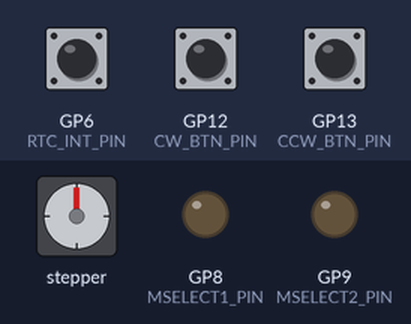
Bench run of a sketch on a simulated Raspberry Pi Pico. On the bench: stepper motor, output pins drawn as LEDs (lit = HIGH). Wiring (inferred from the names in the program): stepper motor driver (32 steps per turn assumed): step GP10; direction GP11; enable GP7. The inputs (shaded band) are chosen by the test bench; at power-on: GP12 (CW_BTN_PIN) HIGH, GP6 (RTC_INT_PIN) HIGH, GP13 (CCW_BTN_PIN) HIGH. Pins used as bus, display or sensor lines are not drawn.

Above: at 1.8 s.
1.9 s: GP12 (CW_BTN_PIN) pulled LOW for 1 s
At 3.2 s:
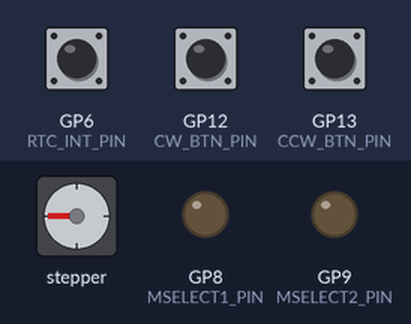
4.4 s: GP12 (CW_BTN_PIN) pulled LOW for 1 s
At 6.3 s:
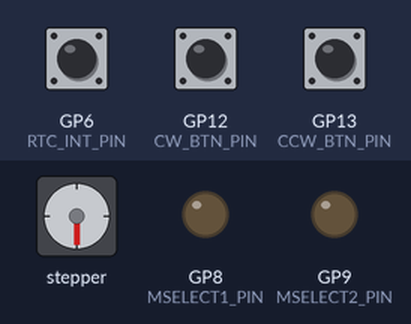
6.9 s: GP12 (CW_BTN_PIN) pulled LOW for 1 s
At 8.2 s:
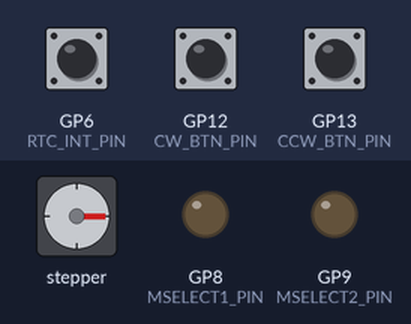
9.4 s: GP6 (RTC_INT_PIN) pulled LOW for 0.15 s
At 10.4 s:
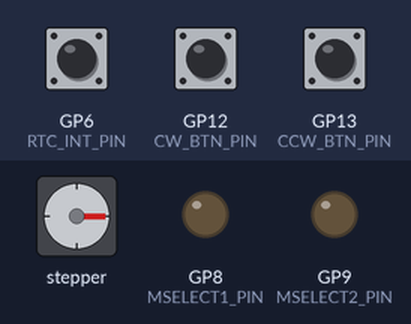
12.5 s: GP13 (CCW_BTN_PIN) pulled LOW for 3.2 s
17.2 s: GP6 (RTC_INT_PIN) pulled LOW for 1 s
At 22.13 s:
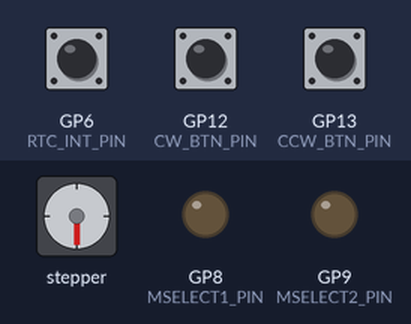
Timing chart, 0 to 22.2 s (numbered marks = the images above; inputs shaded):
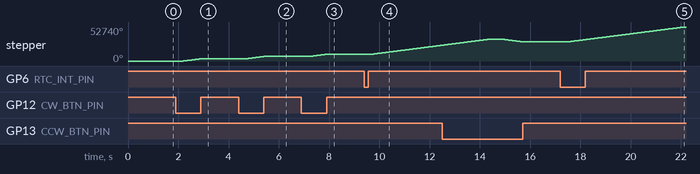

The sketch:

mystery-clock-tmc.ino
```cpp
// (licence header left out)
///////////////////////////////////////////////////////////////////////////////
//
//   LIBRARIES, CONSTANTS, AND VARIABLES
//
///////////////////////////////////////////////////////////////////////////////

// Library headers
#include <SPI.h>
#include <SparkFunDS3234RTC.h>

// Constants for controller board pins
const int ENABLE_PIN   = 7;   // Motor driver: enable, active LOW
const int MSELECT1_PIN = 8;   // Motor driver: microstep configuration
const int MSELECT2_PIN = 9;   // Motor driver: microstep configuration
const int STEP_PIN     = 10;  // Motor driver: step motor, active on rising edge
const int DIR_PIN      = 11;  // Motor driver: motor direction
const int SCK_PIN      = 2;   // RTC: serial clock
const int PICO_PIN     = 3;   // RTC: peripheral in, controller out
const int POCI_PIN     = 4;   // RTC: peripheral out, controller in
const int RTC_CS_PIN   = 5;   // RTC: chip select (-CS)
const int RTC_INT_PIN  = 6;   // RTC: interrupt output(-INT/SQW)
const int CW_BTN_PIN   = 12;  // Button for moving hands counterclockwise; connected to GND
const int CCW_BTN_PIN  = 13;  // Button for moving hands clockwise; connected to GND
const int VREF_PIN     = 26;  // Motor driver: reference voltage

// Timing constants
const unsigned long POWER_DELAY     = 300;   // Wait for power up or down (ms)
const unsigned long DEBOUNCE_DELAY  = 10;    // Button debounce delay (ms)

// Motor constants
const int STEPS_PER_REVOLUTION = 32*64;               // Number of motor steps to turn geared shaft one revolution
const int STEPS_PER_MINUTE = STEPS_PER_REVOLUTION/8;  // Number of motor steps to move minute hand 1 minute
const int DIR_FORWARD = HIGH;                         // Determines which DIR_PIN level is considered "forward"
const int DIR_BACKWARD = LOW;                         // Determines which DIR_PIN level is considered "backward"

// Constants and variables for button state tracking
const int N_BUTTONS = 2;  // Number of connected button pins
int gBtnPin[] = {         // Table of button pin numbers, corresponding to gLastBtnState[] and gLastBtnTimestamp[]
	CW_BTN_PIN,
	CCW_BTN_PIN
	};
int gLastBtnState[N_BUTTONS];                // Last known state (LOW or HIGH) of button, maintained by readButtonByIndex()
unsigned long gLastBtnTimestamp[N_BUTTONS];  // Last time button was noted to change state
const int BUTTON_NONE  = -1;                 // "Null" button "pin" returned by button subroutines

// Constants and variables for reading of TMC2208 reference voltage
const int ADC_BUFFER_SIZE = 200;    // Size of circular buffer for storing ADC readings
int gAdcReadings[ADC_BUFFER_SIZE];  // Circular buffer for storing ADC readings
int gReadingsPtr = 0;               // Pointer to position of next ADC reading in circular buffer
long gReadingsSum = 0;              // Summation of ADC readings for averaging


// Table for microstep configuration
int gMicrostepConfig[][4] = {
	{8,  LOW,  LOW,  2000},  // microsteps, MSELECT1, MSELECT2, motor step time
	{2,  HIGH, LOW,  3000},
	{4,  LOW,  HIGH, 3000},
	{16, HIGH, HIGH, 2000}
	};

// Global variables
int gMicrosteps;                          // Number of microsteps per full step, initialized in setup()
unsigned int gMotorStepDelay;             // Delay between microsteps (microseconds), initialized in setup()
int gMotorDirection;                      // Current motor direction, initialized in setup()
int gNextAlarm = 59;                    // Second of the minute to generate alarm interrupt
volatile boolean gMoveMotorFlag = false;  // Set by interrupt service routine to signal need to move motor

///////////////////////////////////////////////////////////////////////////////
//
//   STANDARD ARDUINO IDE METHODS
//
///////////////////////////////////////////////////////////////////////////////

// Arduino initialization
void setup() {
	// Configure signal pins
	pinMode(ENABLE_PIN,   OUTPUT);
	pinMode(MSELECT1_PIN, OUTPUT);
	pinMode(MSELECT2_PIN, OUTPUT);
	pinMode(STEP_PIN,     OUTPUT);
	pinMode(DIR_PIN,      OUTPUT);
	pinMode(RTC_CS_PIN,   OUTPUT);
	pinMode(RTC_INT_PIN,  INPUT_PULLUP);
	pinMode(CW_BTN_PIN,   INPUT_PULLUP);
	pinMode(CCW_BTN_PIN,  INPUT_PULLUP);
	// Initialize digital outputs
	digitalWrite(ENABLE_PIN,   HIGH);
	digitalWrite(STEP_PIN,     LOW);
	digitalWrite(DIR_PIN,      DIR_FORWARD);
	digitalWrite(RTC_CS_PIN,   HIGH);
	gMotorDirection = DIR_FORWARD;
	setMicrosteps(8);  // Initialize gMicrosteps, gMotorStepDelay, MSELECT1_PIN, and MSELECT2_PIN
	// Initialize button state arrays
	for (int i = 0; i < N_BUTTONS; i++) {
		gLastBtnState[i] = HIGH;
		gLastBtnTimestamp[i] = millis();
		}
	delay(DEBOUNCE_DELAY*2);  // Debounce delay required before immediate first use!
	// If a button is pressed at startup, show TMC2208 reference voltage on console
	if (readButtons() != BUTTON_NONE) {
		showRefVoltage();  // Returns after a button is pressed again
		}
	// Initialize motor position
	motorPower(true);
	motorPower(false);
	// Initialize RTC chip
	rtc.begin(RTC_CS_PIN);      // Initialize SparkFun RTC library
	initTime();                 // Set RTC to a dummy time and date
	rtc.setAlarm1(gNextAlarm);  // Set alarm for specific second of a minute
	configureInterrupts();      // Configure RTC chip for interrupt generation
	// Set up interrupt service routine
	attachInterrupt(digitalPinToInterrupt(RTC_INT_PIN), handleInterrupt, FALLING);
	}

// Arduino main execution loop
void loop() {
	// Check if motor needs to be moved
	if (gMoveMotorFlag) {  // Flag set in handleInterrupt()
		motorPower(true);
		motorStep(STEPS_PER_MINUTE);
		motorPower(false);
		gMoveMotorFlag = false;
		}
	// Handle button presses
	checkButtons();
	}

///////////////////////////////////////////////////////////////////////////////
//
//   MAIN SUBROUTINES
//
///////////////////////////////////////////////////////////////////////////////

// Manually move motor with CW and CCW buttons
void checkButtons() {
	switch (readButtons()) {
		case CW_BTN_PIN:
			handleButton(CW_BTN_PIN);
			break;
		case CCW_BTN_PIN:
			handleButton(CCW_BTN_PIN);
			break;
		}
	}

// Handle button press and release
void handleButton(int btnPin) {
	// Turn on motor
	motorPower(true, false);
	// Move motor continuously if button held down
	unsigned long t0 = millis();
	while (readButton(btnPin) == LOW) {
		if (millisSince(t0) >= POWER_DELAY) {
			motorStepOne((btnPin == CW_BTN_PIN) ? 1 : -1);
			delayMicroseconds(gMotorStepDelay);
			}
		}
	// Move motor one minute if button pressed and released
	unsigned long t1 = millisSince(t0);
	if (t1 < POWER_DELAY) {
		delay(POWER_DELAY - t1);
		motorStep((btnPin == CW_BTN_PIN) ? STEPS_PER_MINUTE : -STEPS_PER_MINUTE);
		}
	// Reset time register
	initTime();
	// Turn off motor
	motorPower(false);
	}

// Interrupt service routine
void handleInterrupt() {
	clearAlarmFlags();
	gMoveMotorFlag = true;  // Indicate that motor needs to be moved
	}

///////////////////////////////////////////////////////////////////////////////
//
//   SUBROUTINES FOR READING TMC2208 REFERENCE VOLTAGE
//
///////////////////////////////////////////////////////////////////////////////

// Show TMC2208 reference voltage on console
void showRefVoltage() {
	// Initialize serial port
	Serial.begin();  // USB port requires no baud rate
	while (!Serial) {}
	// Initialize buffer of ADC readings
	for (int i = 0; i < ADC_BUFFER_SIZE; i++) {
		delay(2);
		gAdcReadings[i] = analogRead(VREF_PIN);
		gReadingsSum += long(gAdcReadings[i]);
		}
	// Wait until button released
	while (readButtons() != BUTTON_NONE) {}
	// Voltage polling loop
	do {
		int vref = updateMillivolts(VREF_PIN);
		float motorCurrent = (325.0*float(vref))/(140.0*sqrt(2.0)*2500.0);  // Formula from TMC2208 data sheet
		motorCurrent *= 1000.0;
		Serial.print(vref);
		Serial.print(" mV   ");
		Serial.print(int(motorCurrent + 0.5));
		Serial.println(" mA");
		}
	while (readButtons() == BUTTON_NONE);
	while (readButtons() != BUTTON_NONE) {}
	}

// Read one ADC value, update running average of voltage
int updateMillivolts(int adcPin) {
	// Subtract old reading from summation
	gReadingsSum -= long(gAdcReadings[gReadingsPtr]);
	// Store new reading
	delay(2);
	gAdcReadings[gReadingsPtr] = analogRead(adcPin);
	// Add new reading to summation
	gReadingsSum += gAdcReadings[gReadingsPtr];
	// Update circular buffer pointer
	gReadingsPtr++;
	if (gReadingsPtr >= ADC_BUFFER_SIZE) gReadingsPtr = 0;
	// Calculate voltage in millivolts
	float v = float(gReadingsSum)/float(ADC_BUFFER_SIZE);
	v = 3300.0*v/1024.0;
	return (int(v + 0.5));
	}

///////////////////////////////////////////////////////////////////////////////
//
//   RTC SUBROUTINES
//
///////////////////////////////////////////////////////////////////////////////

// Set RTC to a dummy time
void initTime() {
	rtc.setTime(0, 0, 0, 7, 25, 11, 23);  // Set to midnight of Saturday, November 25, 2023
	clearAlarmFlags();
	gMoveMotorFlag = false;  // In case interrupt occurred prior to calling this method
	}

// Enable alarm 1 and disable alarm 2 interrupts
void configureInterrupts() {
	byte registerValue = readRtc(0x0E);
	writeRtc(0x8E, (registerValue & (~0x02)) | 0x01);
	}

// Clear both RTC alarm flags
void clearAlarmFlags() {
	byte registerValue = readRtc(0x0F);
	writeRtc(0x8F, registerValue & (~0x03));
	}

// Read value from RTC register
byte readRtc(byte address) {
	digitalWrite(RTC_CS_PIN, LOW);
	SPI.transfer(address);
	byte r = SPI.transfer(0x00);
	digitalWrite(RTC_CS_PIN, HIGH);
	return (r);
	}

// Write value to RTC register
void writeRtc(byte address, byte value) {
	digitalWrite(RTC_CS_PIN, LOW);
	SPI.transfer(address);
	SPI.transfer(value);
	digitalWrite(RTC_CS_PIN, HIGH);
	}

///////////////////////////////////////////////////////////////////////////////
//
//   MOTOR SUBROUTINES
//
///////////////////////////////////////////////////////////////////////////////

// Set number of microsteps
void setMicrosteps(int microsteps) {
	// Determine size of configuration array
	int len = sizeof(gMicrostepConfig)/sizeof(gMicrostepConfig[0]);
	// Scan configuration array for matching number of microsteps
	for (int i = 0; i < len; i++) {
		if (microsteps == gMicrostepConfig[i][0]) {
			gMicrosteps = microsteps;
			digitalWrite(MSELECT1_PIN, gMicrostepConfig[i][1]);
			digitalWrite(MSELECT2_PIN, gMicrostepConfig[i][2]);
			gMotorStepDelay = gMicrostepConfig[i][3];
			return;
			}
		}
	// Do nothing if specified microsteps is invalid
	}

// Move motor given number of steps
void motorStep(long n) {
	if (n == 0) return;
	long nAbs = abs(n);
	for (long i = 0; i < nAbs; i++) {
		motorStepOne(n);
		delayMicroseconds(gMotorStepDelay);
		}
	}

// Move motor one step in given direction
void motorStepOne(long direction) {
	// Set motor direction
	motorDirection(direction);
	// Step motor the number of microsteps equivalent to a full step
	for (int i = 0; i < gMicrosteps; i++) {
		digitalWrite(STEP_PIN, HIGH);
		digitalWrite(STEP_PIN, LOW);  // Pulse width measured to be 600 ns with Waveshare RP2040 Zero
		delayMicroseconds(gMotorStepDelay);
		}
	}

// Turn motor coils on/off with delay to let things settle down
void motorPower(boolean turnOn) {
	motorPower(turnOn, true);
	}

// Turn motor power on/off using ENABLE pin
void motorPower(boolean turnOn, boolean delayFlag) {
	if (turnOn) {
		digitalWrite(ENABLE_PIN, LOW);
		if (delayFlag) delay(POWER_DELAY);
		}
	else {
		if (delayFlag) delay(POWER_DELAY);
		digitalWrite(ENABLE_PIN, HIGH);
		}
	}

// Set motor direction while preventing redundant calls to digitalWrite()
void motorDirection(long direction) {
	if (direction >= 0) {
		if (gMotorDirection != DIR_FORWARD) {
			digitalWrite(DIR_PIN, DIR_FORWARD);
			gMotorDirection = DIR_FORWARD;
			}
		}
	else {
		if (gMotorDirection != DIR_BACKWARD) {
			digitalWrite(DIR_PIN, DIR_BACKWARD);
			gMotorDirection = DIR_BACKWARD;
			}
		}
	}

///////////////////////////////////////////////////////////////////////////////
//
//   BUTTON SUBROUTINES
//
///////////////////////////////////////////////////////////////////////////////

// Read state of all button switches, return identifier of button pressed
int readButtons() {
	for (int i = 0; i < N_BUTTONS; i++) {
		if (readButtonByIndex(i) == LOW) return (gBtnPin[i]);
		}
	return (BUTTON_NONE);
	}

// Read state of one button switch given button pin number (active LOW)
int readButton(int btnPin) {
	int btnIndex = pinToIndex(btnPin);
	return (readButtonByIndex(btnIndex));
	}

// Read state of one button switch with debouncing (active LOW), given index to button arrays
int readButtonByIndex(int btnIndex) {
	// Don't read button during debounce period
	if (millisSince(gLastBtnTimestamp[btnIndex]) < DEBOUNCE_DELAY) {
		return (gLastBtnState[btnIndex]);
		}
	// Read current button state
	int newBtnState = digitalRead(gBtnPin[btnIndex]);
	// If button state has changed, save new state along with a timestamp
	if (newBtnState != gLastBtnState[btnIndex]) {
		gLastBtnState[btnIndex] = newBtnState;
		gLastBtnTimestamp[btnIndex] = millis();
		}
	// Return LOW if button pressed, HIGH if not pressed
	return (newBtnState);
	}

// Convert button pin number to array index
int pinToIndex(int btnPin) {
	for (int i = 0; i < N_BUTTONS; i++) {
		if (btnPin == gBtnPin[i]) return (i);
		}
	return (0);  // Default to 0 for safety to avoid out-of-bounds index
	}

///////////////////////////////////////////////////////////////////////////////
//
//   UTILITY SUBROUTINES
//
///////////////////////////////////////////////////////////////////////////////

// Calculate milliseconds since last activity (modified from adb-blue-kbd.ino)
// Correct even when timer rolls over as long as all arithmetic is unsigned
unsigned long millisSince(unsigned long baseTime) {
	unsigned long d = millis() - baseTime;
	return (d);
	}
```

Measured:
- after the input at 1.9 s, stepper: turns 3510° clockwise in 0.71 s, starting after 0.30 s
- after the input at 4.4 s, stepper: turns 3510° clockwise in 0.71 s, starting after 0.30 s
- after the input at 6.9 s, stepper: turns 3510° clockwise in 0.71 s, starting after 0.30 s
- after the input at 9.4 s, stepper: keeps turning clockwise at about 4987°/s, starting after 0.30 s
- after the input at 17.2 s, stepper: keeps turning clockwise at about 4982°/s, starting after 0.30 s
